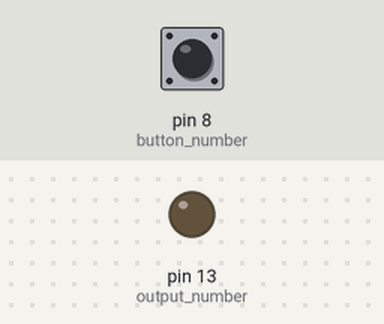
This sketch was run on a simulated Arduino Uno, built with avr-gcc and run on an emulated ATmega328P. On the bench: output pins drawn as LEDs (lit = HIGH). Dashed ring = blinking. The inputs (shaded band) are chosen by the test bench; at power-on: pin 8 (button_number) HIGH. What the sketch prints to the serial monitor is not drawn.

Above: at 1.2 s.
1.3 s: pin 8 (button_number) pulled LOW for 0.15 s
At 1.37 s:
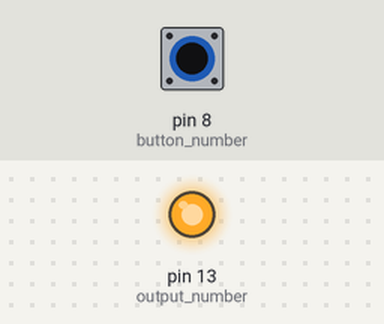
2.9 s: pin 8 (button_number) pulled LOW for 1 s
At 4.3 s:
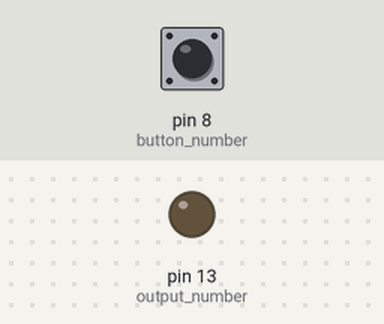
5.4 s: pin 8 (button_number) pulsed LOW 2 times (0.12 s each, 0.3 s apart)
At 5.46 s:
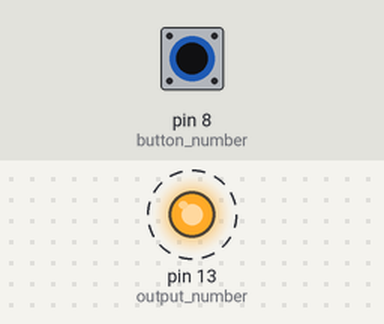
7.5 s: pin 8 (button_number) driven LOW
At 8.2 s:
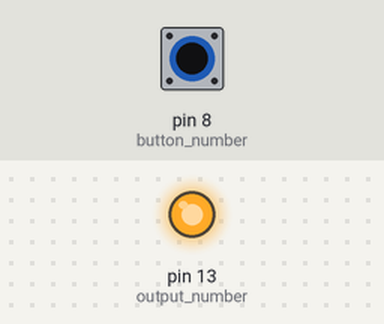
9.0 s: pin 8 (button_number) driven HIGH
At 9.4 s:
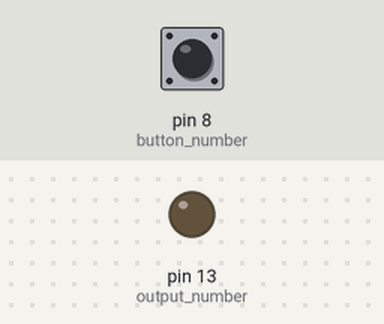
Timing chart, 0 to 11.5 s (numbered marks = the images above; inputs shaded):
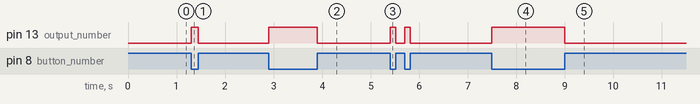

Measured:
- after the input at 1.3 s, pin 13 (output_number): LOW → HIGH at once, → LOW 0.15 s later
- after the input at 2.9 s, pin 13 (output_number): LOW → HIGH at once, → LOW 1.0 s later
- after the input at 5.4 s, pin 13 (output_number): alternates HIGH for 0.12 s and LOW for 0.18 s, 4 changes in all, then stays LOW, starting at once
- after the input at 7.5 s, pin 13 (output_number): LOW → HIGH at once
- after the input at 9.0 s, pin 13 (output_number): HIGH → LOW at once

The sketch:

Device-button.ino
```cpp
// Device-button

byte value; // ВАЖНО, что передаваемое значение имеет размер в 1 байт
byte output_number = 13;
byte button_number = 8;

void setup()
{
	pinMode(button_number, INPUT_PULLUP);
  pinMode(output_number, OUTPUT);
  digitalWrite(output_number, LOW);

  Serial.begin(9600);
}

void loop()
{
	if (!digitalRead(button_number)) {
    value = 1;
    Serial.write(value);
    digitalWrite(output_number, HIGH); }
  else {
    value = 0;
    Serial.write(value);
    digitalWrite(output_number, LOW); }
}
```
